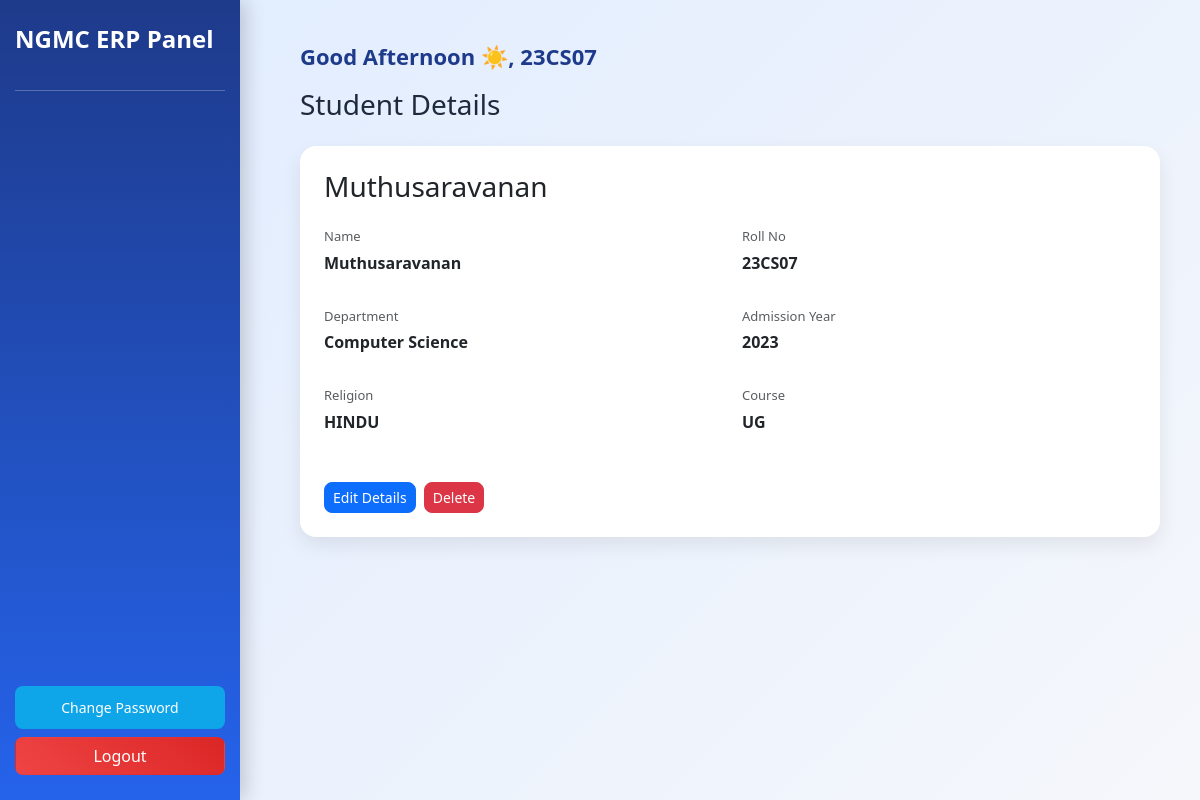
Screenshot of /student/9/ (signed in) with the database file from the repository.
### core/models.py (models this page shows, shortened)
class Student(models.Model):
    user = models.OneToOneField(User, on_delete=models.CASCADE)
    name = models.CharField(max_length=100)
    roll_no = models.CharField(max_length=20)
    department = models.CharField(max_length=100)
    admission_year = models.IntegerField()
    dob = models.DateField(null=True, blank=True)
    gender = models.CharField(max_length=10, blank=True, null=True)
    blood_group = models.CharField(max_length=10, blank=True, null=True)
    phone = models.CharField(max_length=15, blank=True)
    address = models.TextField(blank=True)
    religion = models.CharField(max_length=50, blank=True, null=True)
    category = models.CharField(max_length=20, blank=True, null=True)
    physically_challenged = models.BooleanField(default=False)
    aadhaar = models.CharField(max_length=20, blank=True, null=True)
    permanent_address = models.TextField(blank=True, null=True)
    email = models.EmailField(blank=True, null=True)
    father_name = models.CharField(max_length=100, blank=True, null=True)
    mother_name = models.CharField(max_length=100, blank=True, null=True)
    father_occupation = models.CharField(max_length=100, blank=True, null=True)
    mother_occupation = models.CharField(max_length=100, blank=True, null=True)
    father_phone = models.CharField(max_length=15, blank=True, null=True)
    mother_phone = models.CharField(max_length=15, blank=True, null=True)
    guardian_name = models.CharField(max_length=100, blank=True, null=True)
    tenth_year = models.IntegerField(null=True, blank=True)
    tenth_percentage = models.FloatField(null=True, blank=True)
    twelfth_year = models.IntegerField(null=True, blank=True)
    twelfth_percentage = models.FloatField(null=True, blank=True)
    COURSE_CHOICES = [
        ('UG', 'UG'),
        ('PG', 'PG'),
        ('Research', 'Research'),
    ]
    course = models.CharField(
        max_length=20,
        choices=COURSE_CHOICES,
        default='UG',
        blank=True,
        null=True
    )
    batch = models.CharField(max_length=50, blank=True, null=True)
    hosteller = models.BooleanField(default=False)

### core/views.py (the view)
# urls.py: path('student/<int:id>/', views.student_detail, name='student_detail'),
@login_required
def student_detail(request, id):
    student = Student.objects.get(id=id)
    fields = []
    for field in student._meta.fields:
        name = field.name
        if name in ['id', 'user']:
            continue
        value = getattr(student, name)
        if value:
            fields.append({
                'label': name.replace('_', ' ').title(),
                'value': value
            })
    return render(request, 'student_detail.html', {
        'student': student,
        'fields': fields
    })

### core/templates/student_detail.html
{% extends 'base.html' %}
{% block title %}Student Details{% endblock %}
{% block content %}
<div class="card p-4">
<h3 class="mb-4">{{ student.name }}</h3>
<div class="row">
{% for field in fields %}
    <div class="col-md-6 mb-3">
        <p class="mb-1 text-muted" style="font-size:13px;">
            {{ field.label }}
        </p>
        <p class="fw-semibold">
            {{ field.value }}
        </p>
    </div>
{% endfor %}
</div>
<div class="d-flex gap-2 mt-3">
    <a href="/student/{{ student.id }}/edit/" class="btn btn-primary btn-sm">
        Edit Details
    </a>
    <a href="/student/{{ student.id }}/delete/"
       class="btn btn-danger btn-sm"
       onclick="return confirm('Delete this student?');">
        Delete
    </a>
</div>
</div>
{% endblock %}

### core/templates/base.html (style rules this page uses)
body { min-height:100vh; font-family:'Segoe UI', sans-serif; background: linear-gradient(135deg, #e0ecff, #f5f7fb); color:#1e293b; }
.card { background:white; border:none; border-radius:16px; box-shadow:0 8px 20px rgba(0,0,0,0.08); padding:20px; }
.btn { border-radius:8px; }

### rows the page displays
Student: name "Muthusaravanan", value "Muthusaravanan" "23CS07" "Computer Science" "HINDU" "UG"

### other values shown
{{ field.label }} "Name" "Roll No" "Department" "Admission Year" "Religion" "Course"
{{ field.value }} "2023"
